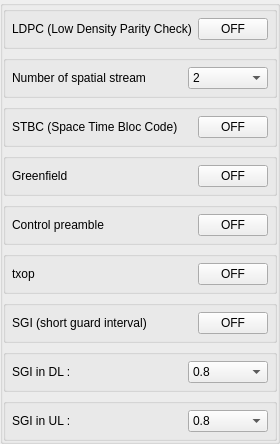
              <widget class="QGroupBox" name="groupbox_wifi_n">
               <layout class="QGridLayout" name="gridLayout_3">
                <property name="leftMargin">
                 <number>0</number>
                </property>
                <property name="topMargin">
                 <number>0</number>
                </property>
                <property name="rightMargin">
                 <number>0</number>
                </property>
                <property name="bottomMargin">
                 <number>0</number>
                </property>
                <item row="3" column="0">
                 <widget class="QGroupBox" name="groupBox_greenfield">
                  <property name="maximumSize">
                   <size>
                    <width>16777215</width>
                    <height>50</height>
                   </size>
                  </property>
                  <property name="flat">
                   <bool>false</bool>
                  </property>
                  <layout class="QHBoxLayout" name="greenfield">
                   <property name="sizeConstraint">
                    <enum>QLayout::SetMinimumSize</enum>
                   </property>
                   <property name="leftMargin">
                    <number>6</number>
                   </property>
                   <property name="topMargin">
                    <number>6</number>
                   </property>
                   <property name="rightMargin">
                    <number>6</number>
                   </property>
                   <property name="bottomMargin">
                    <number>6</number>
                   </property>
                   <item>
                    <widget class="QLabel" name="label_greenfield">
                     <property name="sizePolicy">
                      <sizepolicy hsizetype="Minimum" vsizetype="Minimum">
                       <horstretch>0</horstretch>
                       <verstretch>0</verstretch>
                      </sizepolicy>
                     </property>
                     <property name="text">
                      <string>Greenfield</string>
                     </property>
                    </widget>
                   </item>
                   <item>
                    <widget class="QPushButton" name="pushButton_greenfield">
                     <property name="sizePolicy">
                      <sizepolicy hsizetype="Fixed" vsizetype="Fixed">
                       <horstretch>0</horstretch>
                       <verstretch>0</verstretch>
                      </sizepolicy>
                     </property>
                     <property name="minimumSize">
                      <size>
                       <width>70</width>
                       <height>0</height>
                      </size>
                     </property>
                     <property name="maximumSize">
                      <size>
                       <width>70</width>
                       <height>16777215</height>
                      </size>
                     </property>
                     <property name="text">
                      <string>OFF</string>
                     </property>
                     <property name="checkable">
                      <bool>true</bool>
                     </property>
                     <property name="checked">
                      <bool>false</bool>
                     </property>
                    </widget>
                   </item>
                  </layout>
                 </widget>
                </item>
                <item row="4" column="0">
                 <widget class="QGroupBox" name="groupBox_control_preamble">
                  <property name="maximumSize">
                   <size>
                    <width>16777215</width>
                    <height>50</height>
                   </size>
                  </property>
                  <property name="flat">
                   <bool>false</bool>
                  </property>
                  <layout class="QHBoxLayout" name="control_preamble">
                   <property name="sizeConstraint">
                    <enum>QLayout::SetMinimumSize</enum>
                   </property>
                   <property name="leftMargin">
                    <number>6</number>
                   </property>
                   <property name="topMargin">
                    <number>6</number>
                   </property>
                   <property name="rightMargin">
                    <number>6</number>
                   </property>
                   <property name="bottomMargin">
                    <number>6</number>
                   </property>
                   <item>
                    <widget class="QLabel" name="label_control_preamble">
                     <property name="text">
                      <string>Control preamble</string>
                     </property>
                    </widget>
                   </item>
                   <item>
                    <widget class="QPushButton" name="pushButton_control_preamble">
                     <property name="sizePolicy">
                      <sizepolicy hsizetype="Fixed" vsizetype="Fixed">
                       <horstretch>0</horstretch>
                       <verstretch>0</verstretch>
                      </sizepolicy>
                     </property>
                     <property name="minimumSize">
                      <size>
                       <width>70</width>
                       <height>0</height>
                      </size>
                     </property>
                     <property name="maximumSize">
                      <size>
                       <width>70</width>
                       <height>16777215</height>
                      </size>
                     </property>
                     <property name="text">
                      <string>OFF</string>
                     </property>
                     <property name="checkable">
                      <bool>true</bool>
                     </property>
                     <property name="checked">
                      <bool>false</bool>
                     </property>
                    </widget>
                   </item>
                  </layout>
                 </widget>
                </item>
                <item row="5" column="0">
                 <widget class="QGroupBox" name="groupBox_txop">
                  <property name="maximumSize">
                   <size>
                    <width>16777215</width>
                    <height>50</height>
                   </size>
                  </property>
                  <property name="flat">
                   <bool>false</bool>
                  </property>
                  <layout class="QHBoxLayout" name="txop">
                   <property name="sizeConstraint">
                    <enum>QLayout::SetMinimumSize</enum>
                   </property>
                   <property name="leftMargin">
                    <number>6</number>
                   </property>
                   <property name="topMargin">
                    <number>6</number>
                   </property>
                   <property name="rightMargin">
                    <number>6</number>
                   </property>
                   <property name="bottomMargin">
                    <number>6</number>
                   </property>
                   <item>
                    <widget class="QLabel" name="label_txop">
                     <property name="text">
                      <string>txop</string>
                     </property>
                    </widget>
                   </item>
                   <item>
                    <widget class="QPushButton" name="pushButton_txop">
                     <property name="sizePolicy">
                      <sizepolicy hsizetype="Fixed" vsizetype="Fixed">
                       <horstretch>0</horstretch>
                       <verstretch>0</verstretch>
                      </sizepolicy>
                     </property>
                     <property name="minimumSize">
                      <size>
                       <width>70</width>
                       <height>0</height>
                      </size>
                     </property>
                     <property name="maximumSize">
                      <size>
                       <width>70</width>
                       <height>16777215</height>
                      </size>
                     </property>
                     <property name="text">
                      <string>OFF</string>
                     </property>
                     <property name="checkable">
                      <bool>true</bool>
                     </property>
                     <property name="checked">
                      <bool>false</bool>
                     </property>
                    </widget>
                   </item>
                  </layout>
                 </widget>
                </item>
                <item row="9" column="0">
                 <widget class="QGroupBox" name="groupBox_sgi_ul">
                  <property name="maximumSize">
                   <size>
                    <width>16777215</width>
                    <height>16777215</height>
                   </size>
                  </property>
                  <property name="flat">
                   <bool>false</bool>
                  </property>
                  <layout class="QHBoxLayout" name="groupBox">
                   <property name="leftMargin">
                    <number>6</number>
                   </property>
                   <property name="topMargin">
                    <number>6</number>
                   </property>
                   <property name="rightMargin">
                    <number>6</number>
                   </property>
                   <property name="bottomMargin">
                    <number>6</number>
                   </property>
                   <item>
                    <widget class="QLabel" name="label_sgi_ul">
                     <property name="text">
                      <string>SGI in UL :</string>
                     </property>
                    </widget>
                   </item>
                   <item>
                    <widget class="QComboBox" name="comboBox_sgi_ul">
                     <property name="minimumSize">
                      <size>
                       <width>80</width>
                       <height>0</height>
                      </size>
                     </property>
                     <property name="maximumSize">
                      <size>
                       <width>70</width>
                       <height>16777215</height>
                      </size>
                     </property>
                     <item>
                      <property name="text">
                       <string>0.8</string>
                      </property>
                     </item>
                     <item>
                      <property name="text">
                       <string>1.6</string>
                      </property>
                     </item>
                     <item>
                      <property name="text">
                       <string>3.2</string>
                      </property>
                     </item>
                    </widget>
                   </item>
                  </layout>
                 </widget>
                </item>
                <item row="7" column="0">
                 <widget class="QGroupBox" name="groupBox_sgi">
                  <property name="maximumSize">
                   <size>
                    <width>16777215</width>
                    <height>50</height>
                   </size>
                  </property>
                  <property name="title">
                   <string/>
                  </property>
                  <layout class="QHBoxLayout" name="horizontalLayout_9">
                   <property name="leftMargin">
                    <number>6</number>
                   </property>
                   <property name="topMargin">
                    <number>6</number>
                   </property>
                   <property name="rightMargin">
                    <number>6</number>
                   </property>
                   <property name="bottomMargin">
                    <number>6</number>
                   </property>
                   <item alignment="Qt::AlignLeft">
                    <widget class="QLabel" name="label_sgi">
                     <property name="sizePolicy">
                      <sizepolicy hsizetype="Minimum" vsizetype="Minimum">
                       <horstretch>0</horstretch>
                       <verstretch>0</verstretch>
                      </sizepolicy>
                     </property>
                     <property name="text">
                      <string>SGI (short guard interval)</string>
                     </property>
                     <property name="alignment">
                      <set>Qt::AlignCenter</set>
                     </property>
                    </widget>
                   </item>
                   <item>
                    <widget class="QPushButton" name="pushButton_sgi">
                     <property name="sizePolicy">
                      <sizepolicy hsizetype="Fixed" vsizetype="Fixed">
                       <horstretch>0</horstretch>
                       <verstretch>0</verstretch>
                      </sizepolicy>
                     </property>
                     <property name="minimumSize">
                      <size>
                       <width>70</width>
                       <height>0</height>
                      </size>
                     </property>
                     <property name="maximumSize">
                      <size>
                       <width>70</width>
                       <height>16777215</height>
                      </size>
                     </property>
                     <property name="text">
                      <string>OFF</string>
                     </property>
                     <property name="checkable">
                      <bool>true</bool>
                     </property>
                     <property name="checked">
                      <bool>false</bool>
                     </property>
                    </widget>
                   </item>
                  </layout>
                 </widget>
                </item>
                <item row="8" column="0">
                 <widget class="QGroupBox" name="groupBox_sgi_dl">
                  <property name="maximumSize">
                   <size>
                    <width>16777215</width>
                    <height>16777215</height>
                   </size>
                  </property>
                  <property name="flat">
                   <bool>false</bool>
                  </property>
                  <layout class="QHBoxLayout" name="SGI_DL_2">
                   <property name="leftMargin">
                    <number>6</number>
                   </property>
                   <property name="topMargin">
                    <number>6</number>
                   </property>
                   <property name="rightMargin">
                    <number>6</number>
                   </property>
                   <property name="bottomMargin">
                    <number>6</number>
                   </property>
                   <item>
                    <widget class="QLabel" name="label_sgi_dl">
                     <property name="text">
                      <string>SGI in DL :</string>
                     </property>
                    </widget>
                   </item>
                   <item>
                    <widget class="QComboBox" name="comboBox_sgi_dl">
                     <property name="minimumSize">
                      <size>
                       <width>80</width>
                       <height>0</height>
                      </size>
                     </property>
                     <property name="maximumSize">
                      <size>
                       <width>70</width>
                       <height>16777215</height>
                      </size>
                     </property>
                     <item>
                      <property name="text">
                       <string>0.8</string>
                      </property>
                     </item>
                     <item>
                      <property name="text">
                       <string>1.6</string>
                      </property>
                     </item>
                     <item>
                      <property name="text">
                       <string>3.2</string>
                      </property>
                     </item>
                    </widget>
                   </item>
                  </layout>
                 </widget>
                </item>
                <item row="0" column="0">
                 <widget class="QGroupBox" name="groupBox_ldpc">
                  <property name="maximumSize">
                   <size>
                    <width>16777215</width>
                    <height>50</height>
                   </size>
                  </property>
                  <property name="flat">
                   <bool>false</bool>
                  </property>
                  <layout class="QHBoxLayout" name="LDPC">
                   <property name="leftMargin">
                    <number>6</number>
                   </property>
                   <property name="topMargin">
                    <number>6</number>
                   </property>
                   <property name="rightMargin">
                    <number>6</number>
                   </property>
                   <property name="bottomMargin">
                    <number>6</number>
                   </property>
                   <item>
                    <widget class="QLabel" name="label_ldpc">
                     <property name="text">
                      <string>LDPC (Low Density Parity Check)</string>
                     </property>
                    </widget>
                   </item>
                   <item>
                    <widget class="QPushButton" name="pushButton_ldpc">
                     <property name="sizePolicy">
                      <sizepolicy hsizetype="Maximum" vsizetype="Maximum">
                       <horstretch>0</horstretch>
                       <verstretch>0</verstretch>
                      </sizepolicy>
                     </property>
                     <property name="minimumSize">
                      <size>
                       <width>70</width>
                       <height>0</height>
                      </size>
                     </property>
                     <property name="maximumSize">
                      <size>
                       <width>70</width>
                       <height>16777215</height>
                      </size>
                     </property>
                     <property name="text">
                      <string>OFF</string>
                     </property>
                     <property name="checkable">
                      <bool>true</bool>
                     </property>
                     <property name="checked">
                      <bool>false</bool>
                     </property>
                    </widget>
                   </item>
                  </layout>
                 </widget>
                </item>
                <item row="1" column="0">
                 <widget class="QGroupBox" name="groupBox_nb_of_ss">
                  <property name="maximumSize">
                   <size>
                    <width>16777215</width>
                    <height>50</height>
                   </size>
                  </property>
                  <property name="flat">
                   <bool>false</bool>
                  </property>
                  <layout class="QHBoxLayout" name="groupBox_nb_ss">
                   <property name="leftMargin">
                    <number>6</number>
                   </property>
                   <property name="topMargin">
                    <number>6</number>
                   </property>
                   <property name="rightMargin">
                    <number>6</number>
                   </property>
                   <property name="bottomMargin">
                    <number>6</number>
                   </property>
                   <item>
                    <widget class="QLabel" name="label_nb_ss">
                     <property name="text">
                      <string>Number of spatial stream</string>
                     </property>
                    </widget>
                   </item>
                   <item>
                    <widget class="QComboBox" name="comboBox_number_spatial_stream">
                     <property name="sizePolicy">
                      <sizepolicy hsizetype="Maximum" vsizetype="Maximum">
                       <horstretch>0</horstretch>
                       <verstretch>0</verstretch>
                      </sizepolicy>
                     </property>
                     <property name="minimumSize">
                      <size>
                       <width>80</width>
                       <height>0</height>
                      </size>
                     </property>
                     <property name="maximumSize">
                      <size>
                       <width>70</width>
                       <height>16777215</height>
                      </size>
                     </property>
                     <property name="currentIndex">
                      <number>1</number>
                     </property>
                     <item>
                      <property name="text">
                       <string>1</string>
                      </property>
                     </item>
                     <item>
                      <property name="text">
                       <string>2</string>
                      </property>
                     </item>
                     <item>
                      <property name="text">
                       <string>3</string>
                      </property>
                     </item>
                     <item>
                      <property name="text">
                       <string>4</string>
                      </property>
                     </item>
                    </widget>
                   </item>
                  </layout>
                 </widget>
                </item>
                <item row="2" column="0">
                 <widget class="QGroupBox" name="groupBox_stbc">
                  <property name="maximumSize">
                   <size>
                    <width>16777215</width>
                    <height>50</height>
                   </size>
                  </property>
                  <property name="flat">
                   <bool>false</bool>
                  </property>
                  <layout class="QHBoxLayout" name="STBC">
                   <property name="leftMargin">
                    <number>6</number>
                   </property>
                   <property name="topMargin">
                    <number>6</number>
                   </property>
                   <property name="rightMargin">
                    <number>6</number>
                   </property>
                   <property name="bottomMargin">
                    <number>6</number>
                   </property>
                   <item>
                    <widget class="QLabel" name="label_stbc">
                     <property name="text">
                      <string>STBC (Space Time Bloc Code)</string>
                     </property>
                    </widget>
                   </item>
                   <item>
                    <widget class="QPushButton" name="pushButton_stbc">
                     <property name="sizePolicy">
                      <sizepolicy hsizetype="Maximum" vsizetype="Maximum">
                       <horstretch>0</horstretch>
                       <verstretch>0</verstretch>
                      </sizepolicy>
                     </property>
                     <property name="minimumSize">
                      <size>
                       <width>70</width>
                       <height>0</height>
                      </size>
                     </property>
                     <property name="maximumSize">
                      <size>
                       <width>70</width>
                       <height>16777215</height>
                      </size>
                     </property>
                     <property name="text">
                      <string>OFF</string>
                     </property>
                     <property name="checkable">
                      <bool>true</bool>
                     </property>
                     <property name="checked">
                      <bool>false</bool>
                     </property>
                    </widget>
                   </item>
                  </layout>
                 </widget>
                </item>
               </layout>
              </widget>
